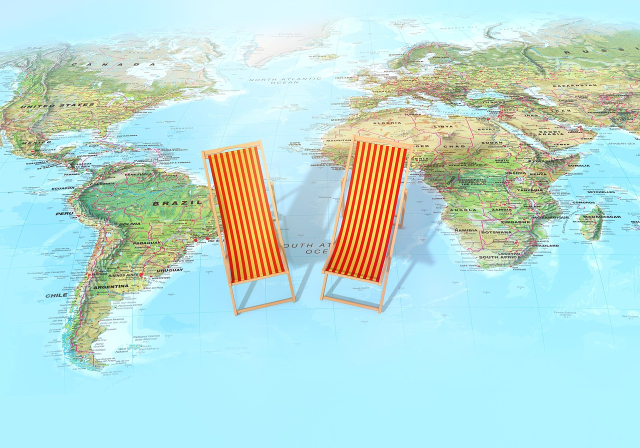
#> input picture 第4篇 探索/第10章 从外部导入图像加载到绘图区域/10.4 设置图片具有超链接功能/map.jpg, 1280 x 896 px (shown at 1/2 size)
$ python 10.4.py
#> lines starting #> are read from the running program, lines starting #| are printed output that depends on the picture
import matplotlib.pyplot as plt
from matplotlib.offsetbox import AnnotationBbox, OffsetImage, TextArea

fig = plt.figure()

# set background of picture in the axes
ax0 = plt.axes([0.0, 0.0, 1.0, 1.0], frameon=True, aspect="equal")
backgroundData = plt.imread("map.jpg")
#> backgroundData is the input picture: shape (896, 1280, 3); mean R, G, B 185.8, 220.1, 214.4
im0 = ax0.imshow(backgroundData)
ax0.set_axis_off()

# set point links with urls
pc = plt.scatter([351, 823], [343, 163], c='r', s=50, alpha=0.8)
pc.set_urls(["https://www.trip.com", "https://www.wunderground.com"])

# add arrow to the background of picture
ax0.annotate("", xy=(351, 343), xytext=(823, 163), xycoords="data", textcoords="data", color='b', arrowprops=dict(shrinkA=10, shrinkB=10,
				arrowstyle="fancy, head_length=0.6, head_width=0.6, tail_width=0.5", connectionstyle="arc3, rad=0.3") )

# annotate 1st position with a image box
imageData = plt.imread("das-Auto.png")
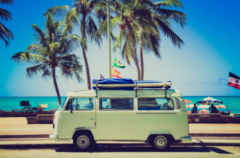
#> input picture 第4篇 探索/第13章 综合交叉的应用场景/13.4 用树形图展示文件夹中的文件大小/das-Auto.png, 240 x 158 px, found by its file name
#> imageData is the input picture: shape (158, 240, 4) float32; mean R, G, B, A 0.403, 0.535, 0.565, 1
imagebox = OffsetImage(imageData, zoom=0.035)		# 设置图像内容与缩放比例

ab_image = AnnotationBbox(imagebox, xy=(351, 343), xycoords="data", xybox=(-50, 40), boxcoords="offset points", pad=0.05, frameon=True,
							arrowprops=dict(arrowstyle="-", shrinkA=0, shrinkB=5, relpos=(1.0, 0.0)))
ax0.add_artist(ab_image)

# annotate 2nd position with a linked image
ax1 = plt.axes([0.63, 0.82, 0.1, 0.1], frameon=True, aspect="equal")
imageData = plt.imread("pilot.png")
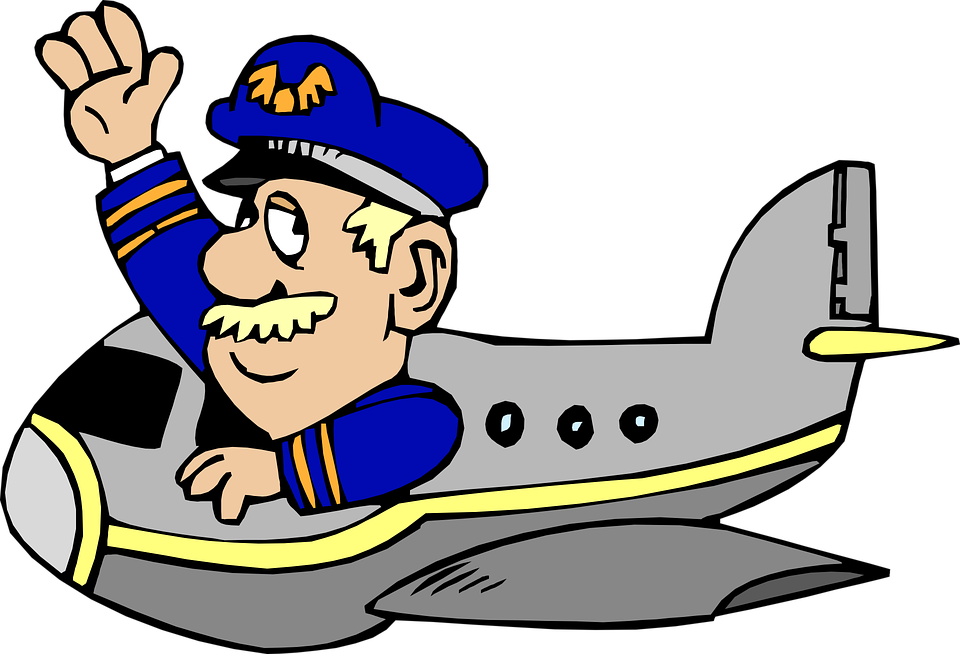
#> input picture 第4篇 探索/第10章 从外部导入图像加载到绘图区域/10.4 设置图片具有超链接功能/pilot.png, 960 x 654 px
#> imageData is the input picture: shape (654, 960, 4) float32; mean R, G, B, A 0.274, 0.263, 0.269, 0.561
im = ax1.imshow(imageData, url="https://www.lufthansa.com")
#im.set_url("https://www.lufthansa.com")
ax1.set_axis_off()

# annotate 2nd position with a text box
textprops = dict(fontsize=10, weight="bold", color="b")
textbox = TextArea("TRAVEL", textprops=textprops)

ab_text = AnnotationBbox(textbox, xy=(823, 163), xycoords="data", xybox=(-40, 52), boxcoords="offset points", pad=0.2, bboxprops=dict(
							facecolor="gray", alpha=0.5), arrowprops=dict(arrowstyle="-", shrinkA=0, shrinkB=5, relpos=(0.5, 0.0)))
ax0.add_artist(ab_text)

#plt.show()
fig.savefig("hyperlink_image.svg")
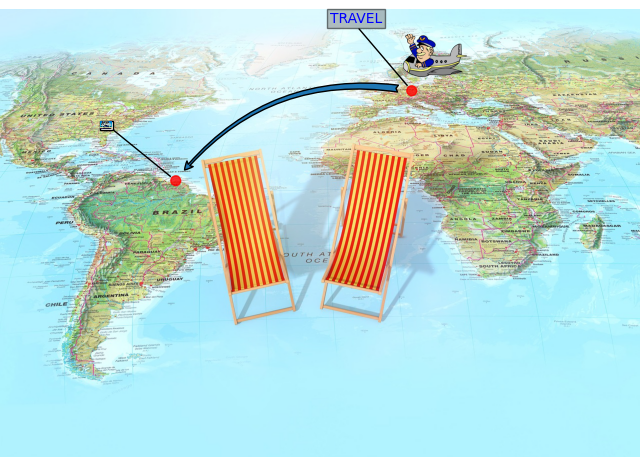
#> figure drawn by matplotlib, 2 panels
